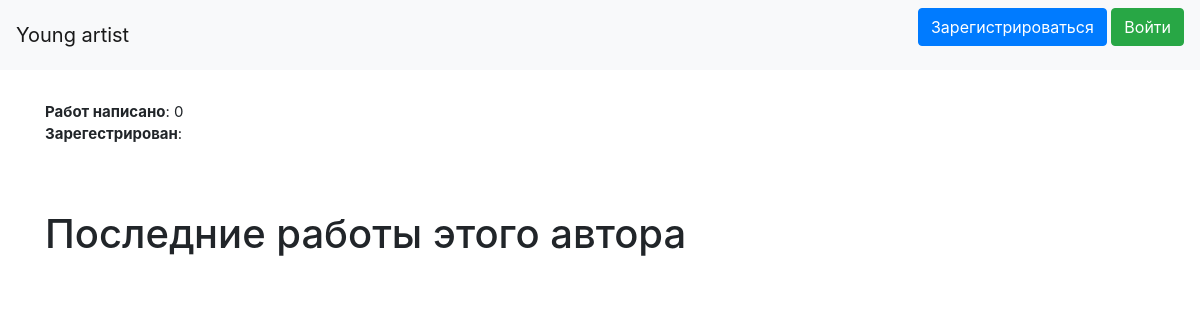
/profile/4, run on an earlier commit of the app's database.
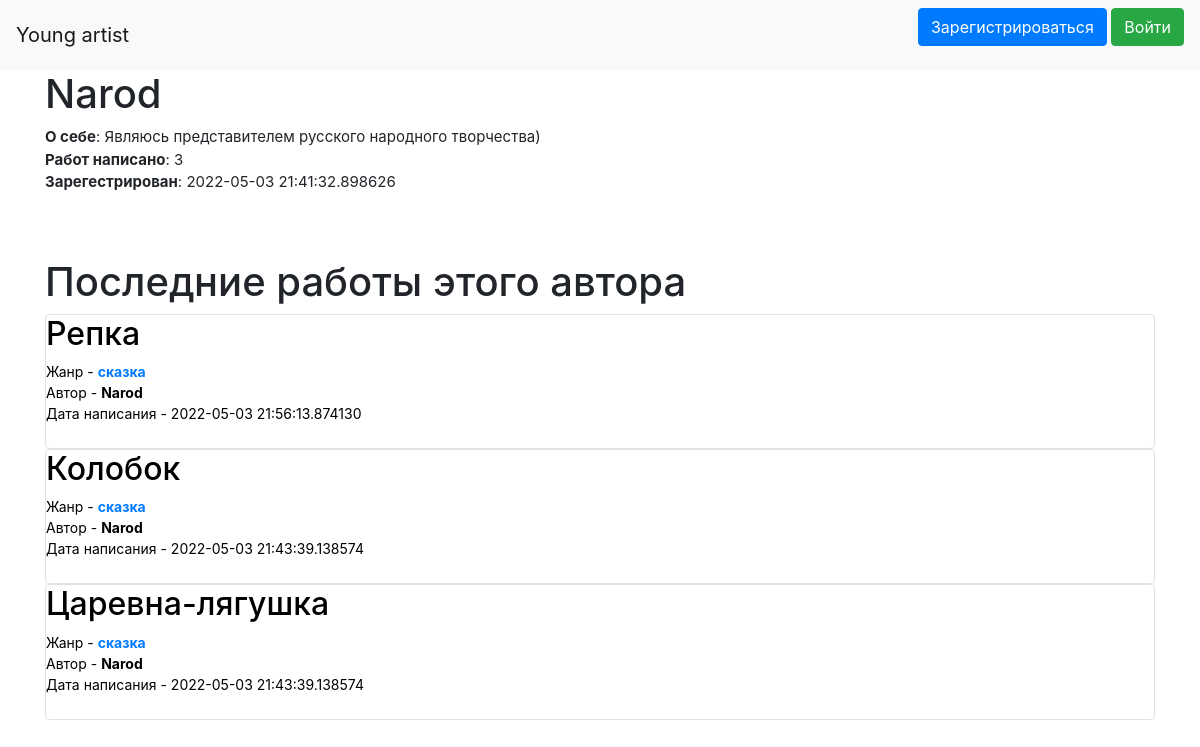
And on a later commit of the database.
### data/users.py (models this page shows, shortened)
class User(SqlAlchemyBase, UserMixin, SerializerMixin):
    __tablename__ = 'users'
    id = sqlalchemy.Column(sqlalchemy.Integer,
                           primary_key=True, autoincrement=True)
    name = sqlalchemy.Column(sqlalchemy.String, nullable=True)
    about = sqlalchemy.Column(sqlalchemy.String, nullable=True)
    email = sqlalchemy.Column(sqlalchemy.String,
                              index=True, unique=True, nullable=True)
    hashed_password = sqlalchemy.Column(sqlalchemy.String, nullable=True)
    created_date = sqlalchemy.Column(sqlalchemy.DateTime,
                                     default=datetime.datetime.now)
    news = orm.relation("Works", back_populates='user')

### data/works.py (models this page shows)
class Works(SqlAlchemyBase, SerializerMixin):
    __tablename__ = 'works'
    datetime_format = '%d %B %Y'
    id = sqlalchemy.Column(sqlalchemy.Integer,
                           primary_key=True, autoincrement=True)
    title = sqlalchemy.Column(sqlalchemy.String, nullable=True)
    genre_id = sqlalchemy.Column(sqlalchemy.Integer,
                                sqlalchemy.ForeignKey("genres.id"))
    description = sqlalchemy.Column(sqlalchemy.String, nullable=True)
    content = sqlalchemy.Column(sqlalchemy.String, nullable=True)
    created_date = sqlalchemy.Column(sqlalchemy.DateTime,
                                     default=datetime.datetime.now())
    is_private = sqlalchemy.Column(sqlalchemy.Boolean, default=True)
    user_id = sqlalchemy.Column(sqlalchemy.Integer,
                                sqlalchemy.ForeignKey("users.id"))
    user = orm.relation('User')
    genre = orm.relation('Genre')

### data/genre.py (models this page shows)
class Genre(SqlAlchemyBase, SerializerMixin):
    __tablename__ = 'genres'
    id = sqlalchemy.Column(sqlalchemy.Integer, primary_key=True,
                           autoincrement=True)
    name = sqlalchemy.Column(sqlalchemy.String, nullable=True)
    news = orm.relation("Works", back_populates='genre')

### main.py (the view)
@app.route('/profile/<int:user_id>')
def profile(user_id):
    db_sess = db_session.create_session()
    works = db_sess.query(Works).order_by(
        desc(Works.created_date)).filter(Works.user_id == user_id).all()
    return render_template('profile.html', user=load_user(user_id), works=works)

### data/db_session.py (called while the page is built)
def create_session() -> Session:
    global __factory
    return __factory()

### main.py (called while the page is built)
@login_manager.user_loader
def load_user(user_id):
    db_sess = db_session.create_session()
    return db_sess.query(User).get(user_id)

### templates/profile.html (shortened to what this page needs)
{% extends "base.html" %}
{% block content %}
<h1>{{ user.name }}</h1>
<p style="font-size: 15px;">
    {% if user.about %}
        <b>О себе</b>: {{ user.about }}
    {% endif %}
    <br>
    <b>Работ написано</b>: {{ works|length() }}
    <br>
    <b>Зарегестрирован</b>: {{ user.created_date }}
</p>
<br>
{% set logined = current_user.get_id() == user.id|string() %}
<br>
{% if logined %}
    <h1>Ваши последние работы</h1>
{% else %}
    <h1>Последние работы этого автора</h1>
{% endif %}
{% for item in works %}
<div class="col-md6 border rounded" style="color: black;">
    <a href='/texts/{{ item.id|int() }}' class='straight_link'>
        <h2>{{item.title}}</h2>
    </a>
    <div style="overflow-x:hidden; text-overflow: ellipsis; font-size: 14px;">
        Жанр - <a href="/filtered_by_genre/{{ item.genre_id }}"><b>{{item.genre.name}}</b></a><br>
        Автор - <b>{{item.user.name}}</b>
        <br>Дата написания - {{item.created_date}}
    </div>
    <br>
</div>
{% endfor %}
<br>
{% endblock %}

### templates/base.html (shortened to what this page needs)
<!doctype html>
<html lang="en">
<head>
    <link rel="stylesheet"
          href="https://stackpath.bootstrapcdn.com/bootstrap/4.4.1/css/bootstrap.min.css"
>
      <link rel="stylesheet" href="https://cdnjs.cloudflare.com/ajax/libs/font-awesome/4.7.0/css/font-awesome.min.css">
</head>
<body>
<header>
    <nav class="navbar navbar-light bg-light">
        <a class="navbar-brand" href="/">Young artist</a>
                {% if current_user.is_authenticated %}
            <a class="navbar-brand" href="/profile/{{ current_user.id }}">{{ current_user.name }}</a>
        {% else %}
            <p>
                <a class="btn btn-primary " href="/register">Зарегистрироваться</a>
                <a class="btn btn-success" href="/login">Войти</a>
            </p>
        {% endif %}
    </nav>
</header>
<main role="main" class="container">
    {% block content %}{% endblock %}
</main>
</body>
<footer>
    <div style="height: 40px;"></div>
</footer>
</html>

### templates/base.html (style rules this page uses)
.straight_link { text-decoration: none; color: black; }

What changed in the data, as far as the page shows it:
added User: name "Narod", about "Являюсь представителем русского народного творчества)", created_date "2022-05-03 21:41:32.898626"
now on this page (row edited): Works: title "Репка", genre.name "сказка", user.name "Narod", created_date "2022-05-03 21:56:13.874130"
now on this page (row edited): Works: title "Колобок", genre.name "сказка", user.name "Narod", created_date "2022-05-03 21:43:39.138574"
now on this page (row edited): Works: title "Царевна-лягушка", genre.name "сказка", user.name "Narod", created_date "2022-05-03 21:43:39.138574"
Also different on the page:
{{ works|length() }}: "0" → "3"
text now shown: "О себе :"
